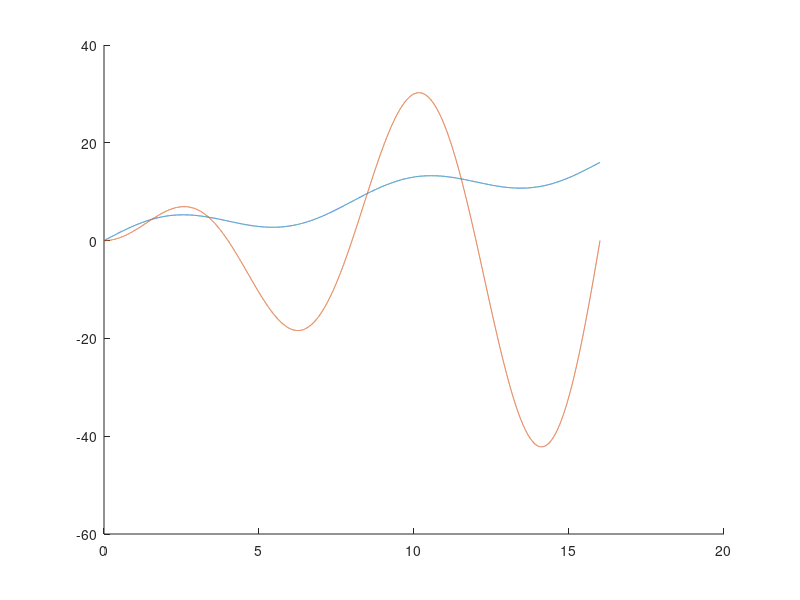

The MATLAB script that drew this image:
clear all;
clc;

f=1;
fs=8;
T=fs/f;
t=0:0.001:2*T;

unitstep = t>=0;
ramp = t.*unitstep;

x=3*sin(2*pi*(f/fs)*t)+ramp;
y=3*sin(2*pi*(f/fs)*t).*ramp;

hold on;
plot(t,x);
plot(t,y);
hold off;